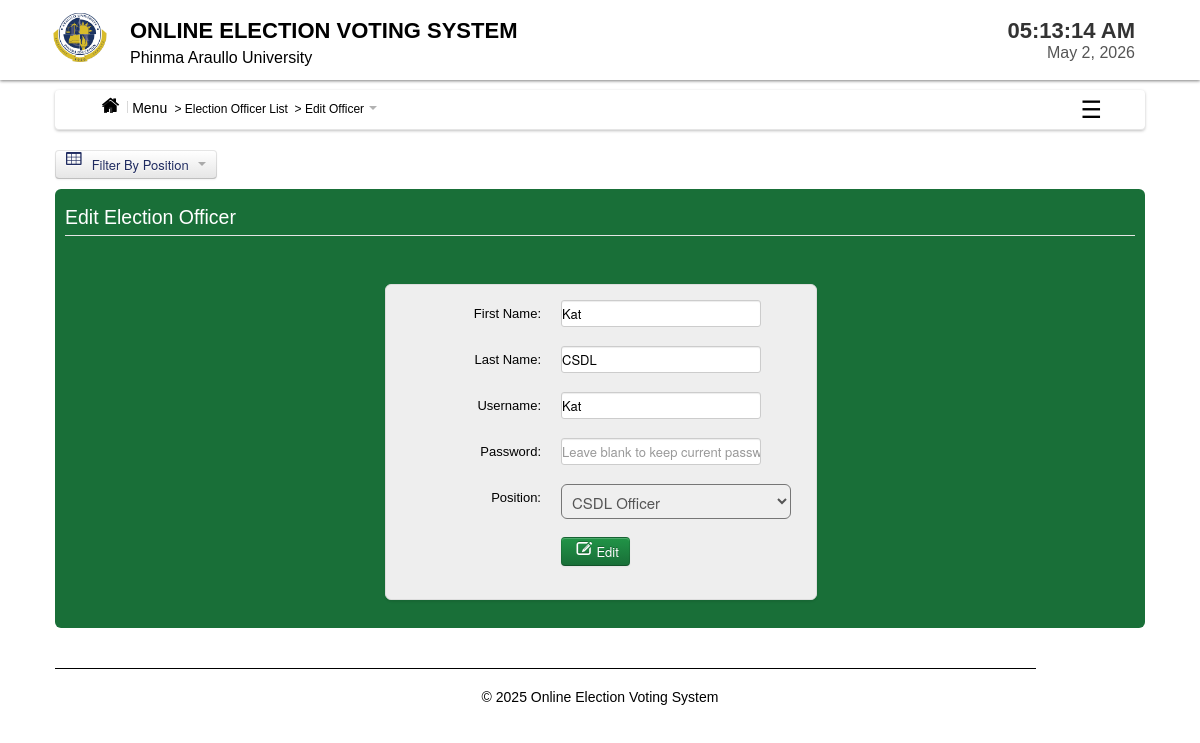
Page /admin/edit_officer.php?id=6 (signed in) on the committed database.
### tables this page shows
CREATE TABLE `users` (
  `User_id` int(11) NOT NULL,
  `FirstName` varchar(100) NOT NULL,
  `LastName` varchar(100) NOT NULL,
  `UserName` varchar(100) NOT NULL,
  `Password` varchar(100) NOT NULL,
  `User_Type` varchar(50) NOT NULL,
  `Position` varchar(100) NOT NULL
);

### admin/session.php (called while the page is built, shortened)
<?php
$id_session=$_SESSION['id'];
?>

### admin/edit_officer.php (the view, shortened to what this page needs)
<?php
include('session.php');
include('header.php');
include('dbcon.php');
?>
</head>
<body>
<?php include('nav_top.php'); ?>
<div class="wrapper">
<div class="home_body">
<?php include('menusidebar.php'); ?>
<section style="margin-top: 20px;">
 <section style="margin-top: 20px;">
  <div class="dropdown">
    <button class="btn dropdown-toggle" type="button" data-toggle="dropdown"
  #000; border: none;>
  <i class="icon-table icon-large" style="margin-right: 8px;"></i> Filter By Position
  <span class="caret" style="border-top-color: #000; margin-left: 6px;"></span>
</button>
  </div>
</section>
	<div id="element" class="hero-body">
	<form method="POST" class="form-horizontal" enctype="multipart/form-data">
    <fieldset>
        <legend><font color="white">Edit Election Officer</font></legend>
        <br>
        <div class="candidate_margin">
            <ul class="thumbnails_new_voter">
                <li class="span3">
                    <div class="thumbnail_new_voter">
                        <div class="control-group">
                            <label class="control-label" for="firstname">First Name:</label>
                            <div class="controls">
                                <input type="text" name="firstname" class="firstname" value="<?php echo $row['FirstName']; ?>">
                            </div>
                        </div>
                        <div class="control-group">
                            <label class="control-label" for="lastname">Last Name:</label>
                            <div class="controls">
                                <input type="text" name="lastname" class="lastname" value="<?php echo $row['LastName']; ?>">
                            </div>
                        </div>
                        <div class="control-group">
                            <label class="control-label" for="username">Username:</label>
                            <div class="controls">
                                <input type="text" name="username" class="username" value="<?php echo $row['UserName']; ?>">
                            </div>
                        </div>
                        <div class="control-group">
                            <label class="control-label" for="password">Password:</label>
                            <div class="controls">
                                <input type="text" name="password" class="password" placeholder="Leave blank to keep current password">
                            </div>
                        </div>
                        <div class="control-group">
                            <label class="control-label" for="position">Position:</label>
                            <div class="controls">
                                <select name="position" class="position" id="span90">
                                    <option selected><?php echo $row['Position']; ?></option>
                                </select>
                            </div>
                        </div>
                        <div class="control-group">
                            <div class="controls">
                                <button class="btn btn-primary" name="save"><i class="icon-edit icon-large"></i>Edit</button>
                            </div>
                        </div>
                    </div>
                </li>
            </ul>
        </div>
    </fieldset>
</form>
	</div>
	<?php include('footer.php')?>
</div>
</div>
</body>
</html>

### admin/css/Home.css (style rules this page uses)
* { margin: 0; padding: 0; }
body { font-family: "Poppins", sans-serif; font-size: 14px; background-color: #fff ; background-position: 0 0px; }
.wrapper { width:1090px; margin:10px auto; }

### rows in the picture
users: firstname "Kat", lastname "CSDL", username "Kat", position "CSDL Officer"

### other values in the picture
$main_label "Election Officer List"
$subpage_label "Edit Officer"
